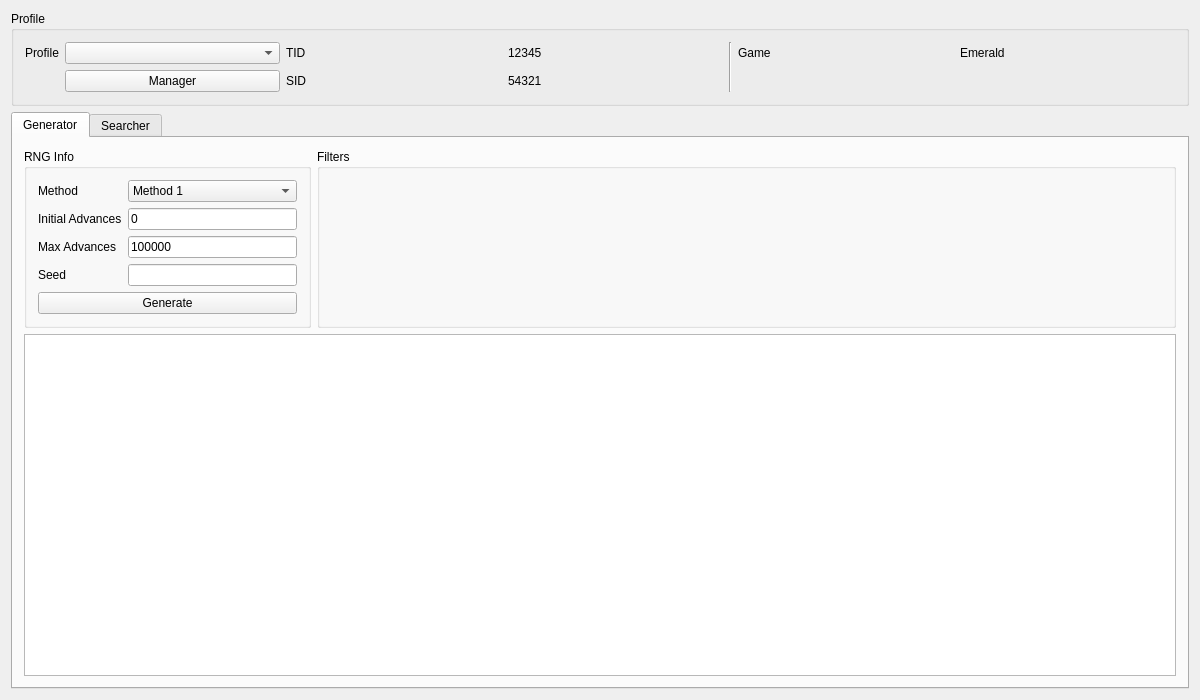
<?xml version="1.0" encoding="UTF-8"?>
<ui version="4.0">
 <class>Stationary3</class>
 <widget class="QWidget" name="Stationary3">
  <property name="geometry">
   <rect>
    <x>0</x>
    <y>0</y>
    <width>1200</width>
    <height>700</height>
   </rect>
  </property>
  <property name="minimumSize">
   <size>
    <width>1200</width>
    <height>700</height>
   </size>
  </property>
  <property name="windowTitle">
   <string>Gen 3 Stationary</string>
  </property>
  <property name="windowIcon">
   <iconset>
    <normaloff>:/pokefinder.ico</normaloff>:/pokefinder.ico</iconset>
  </property>
  <layout class="QGridLayout" name="gridLayout_7">
   <item row="0" column="0">
    <widget class="QGroupBox" name="groupBoxProfile">
     <property name="title">
      <string>Profile</string>
     </property>
     <layout class="QGridLayout" name="gridLayout_4">
      <item row="0" column="0">
       <widget class="QLabel" name="labelProfile">
        <property name="sizePolicy">
         <sizepolicy hsizetype="Fixed" vsizetype="Preferred">
          <horstretch>0</horstretch>
          <verstretch>0</verstretch>
         </sizepolicy>
        </property>
        <property name="text">
         <string>Profile</string>
        </property>
       </widget>
      </item>
      <item row="0" column="1">
       <widget class="QComboBox" name="comboBoxProfiles"/>
      </item>
      <item row="0" column="2">
       <widget class="QLabel" name="labelProfileTID">
        <property name="text">
         <string>TID</string>
        </property>
       </widget>
      </item>
      <item row="0" column="3">
       <widget class="QLabel" name="labelProfileTIDValue">
        <property name="text">
         <string notr="true">12345</string>
        </property>
       </widget>
      </item>
      <item row="0" column="4" rowspan="2">
       <widget class="Line" name="line">
        <property name="orientation">
         <enum>Qt::Vertical</enum>
        </property>
       </widget>
      </item>
      <item row="0" column="5">
       <widget class="QLabel" name="labelProfileGame">
        <property name="text">
         <string>Game</string>
        </property>
       </widget>
      </item>
      <item row="0" column="6">
       <widget class="QLabel" name="labelProfileGameValue">
        <property name="text">
         <string>Emerald</string>
        </property>
       </widget>
      </item>
      <item row="1" column="1">
       <widget class="QPushButton" name="pushButtonProfileManager">
        <property name="text">
         <string>Manager</string>
        </property>
       </widget>
      </item>
      <item row="1" column="2">
       <widget class="QLabel" name="labelProfileSID">
        <property name="text">
         <string>SID</string>
        </property>
       </widget>
      </item>
      <item row="1" column="3">
       <widget class="QLabel" name="labelProfileSIDValue">
        <property name="text">
         <string notr="true">54321</string>
        </property>
       </widget>
      </item>
     </layout>
    </widget>
   </item>
   <item row="1" column="0">
    <widget class="QTabWidget" name="tabRNGSelector">
     <widget class="QWidget" name="tabStationary">
      <attribute name="title">
       <string>Generator</string>
      </attribute>
      <layout class="QGridLayout" name="gridLayout_5">
       <item row="0" column="0">
        <widget class="QGroupBox" name="groupBoxGeneratorRNGInfo">
         <property name="sizePolicy">
          <sizepolicy hsizetype="Preferred" vsizetype="Preferred">
           <horstretch>1</horstretch>
           <verstretch>0</verstretch>
          </sizepolicy>
         </property>
         <property name="title">
          <string>RNG Info</string>
         </property>
         <layout class="QGridLayout" name="gridLayout_6">
          <item row="1" column="0">
           <widget class="QLabel" name="labelGeneratorInitialAdvances">
            <property name="sizePolicy">
             <sizepolicy hsizetype="Fixed" vsizetype="Preferred">
              <horstretch>0</horstretch>
              <verstretch>0</verstretch>
             </sizepolicy>
            </property>
            <property name="text">
             <string>Initial Advances</string>
            </property>
           </widget>
          </item>
          <item row="1" column="1">
           <widget class="TextBox" name="textBoxGeneratorInitialAdvances">
            <property name="inputMask">
             <string/>
            </property>
            <property name="text">
             <string notr="true">0</string>
            </property>
            <property name="maxLength">
             <number>10</number>
            </property>
           </widget>
          </item>
          <item row="4" column="0" colspan="2">
           <widget class="QPushButton" name="pushButtonGenerate">
            <property name="enabled">
             <bool>true</bool>
            </property>
            <property name="text">
             <string>Generate</string>
            </property>
            <property name="checkable">
             <bool>false</bool>
            </property>
            <property name="autoDefault">
             <bool>false</bool>
            </property>
           </widget>
          </item>
          <item row="3" column="0">
           <widget class="QLabel" name="labelGeneratorSeed">
            <property name="sizePolicy">
             <sizepolicy hsizetype="Fixed" vsizetype="Preferred">
              <horstretch>0</horstretch>
              <verstretch>0</verstretch>
             </sizepolicy>
            </property>
            <property name="text">
             <string>Seed</string>
            </property>
           </widget>
          </item>
          <item row="0" column="0">
           <widget class="QLabel" name="labelGeneratorMethod">
            <property name="sizePolicy">
             <sizepolicy hsizetype="Fixed" vsizetype="Preferred">
              <horstretch>0</horstretch>
              <verstretch>0</verstretch>
             </sizepolicy>
            </property>
            <property name="text">
             <string>Method</string>
            </property>
           </widget>
          </item>
          <item row="2" column="0">
           <widget class="QLabel" name="labelGeneratorMaxAdvances">
            <property name="sizePolicy">
             <sizepolicy hsizetype="Fixed" vsizetype="Preferred">
              <horstretch>0</horstretch>
              <verstretch>0</verstretch>
             </sizepolicy>
            </property>
            <property name="text">
             <string>Max Advances</string>
            </property>
           </widget>
          </item>
          <item row="3" column="1">
           <widget class="TextBox" name="textBoxGeneratorSeed">
            <property name="inputMask">
             <string/>
            </property>
            <property name="text">
             <string/>
            </property>
            <property name="maxLength">
             <number>8</number>
            </property>
            <property name="cursorPosition">
             <number>0</number>
            </property>
            <property name="alignment">
             <set>Qt::AlignCenter</set>
            </property>
            <property name="clearButtonEnabled">
             <bool>false</bool>
            </property>
           </widget>
          </item>
          <item row="2" column="1">
           <widget class="TextBox" name="textBoxGeneratorMaxAdvances">
            <property name="inputMask">
             <string/>
            </property>
            <property name="text">
             <string notr="true">100000</string>
            </property>
            <property name="maxLength">
             <number>10</number>
            </property>
           </widget>
          </item>
          <item row="0" column="1">
           <widget class="ComboBox" name="comboBoxGeneratorMethod">
            <property name="layoutDirection">
             <enum>Qt::LeftToRight</enum>
            </property>
            <property name="editable">
             <bool>false</bool>
            </property>
            <property name="frame">
             <bool>true</bool>
            </property>
            <item>
             <property name="text">
              <string>Method 1</string>
             </property>
            </item>
            <item>
             <property name="text">
              <string>Method 1 Reverse</string>
             </property>
            </item>
            <item>
             <property name="text">
              <string>Method 2</string>
             </property>
            </item>
            <item>
             <property name="text">
              <string>Method 4</string>
             </property>
            </item>
           </widget>
          </item>
         </layout>
        </widget>
       </item>
       <item row="0" column="1">
        <widget class="QGroupBox" name="groupBoxGeneratorFilters">
         <property name="sizePolicy">
          <sizepolicy hsizetype="Preferred" vsizetype="Preferred">
           <horstretch>3</horstretch>
           <verstretch>0</verstretch>
          </sizepolicy>
         </property>
         <property name="title">
          <string>Filters</string>
         </property>
         <layout class="QGridLayout" name="gridLayout">
          <item row="0" column="0" rowspan="2">
           <widget class="Filter" name="filterGenerator" native="true"/>
          </item>
         </layout>
        </widget>
       </item>
       <item row="1" column="0" colspan="2">
        <widget class="TableView" name="tableViewGenerator">
         <property name="contextMenuPolicy">
          <enum>Qt::CustomContextMenu</enum>
         </property>
         <property name="editTriggers">
          <set>QAbstractItemView::NoEditTriggers</set>
         </property>
         <property name="sortingEnabled">
          <bool>false</bool>
         </property>
         <attribute name="horizontalHeaderDefaultSectionSize">
          <number>100</number>
         </attribute>
         <attribute name="verticalHeaderVisible">
          <bool>false</bool>
         </attribute>
         <attribute name="verticalHeaderMinimumSectionSize">
          <number>20</number>
         </attribute>
         <attribute name="verticalHeaderDefaultSectionSize">
          <number>21</number>
         </attribute>
        </widget>
       </item>
      </layout>
     </widget>
     <widget class="QWidget" name="tabSpreadSearcher">
      <attribute name="title">
       <string>Searcher</string>
      </attribute>
      <layout class="QGridLayout" name="gridLayout_9">
       <item row="0" column="1">
        <widget class="QGroupBox" name="groupBoxSearcherFilters">
         <property name="sizePolicy">
          <sizepolicy hsizetype="Preferred" vsizetype="Preferred">
           <horstretch>3</horstretch>
           <verstretch>0</verstretch>
          </sizepolicy>
         </property>
         <property name="title">
          <string>Filters</string>
         </property>
         <layout class="QGridLayout" name="gridLayout_3">
          <item row="0" column="0" rowspan="2">
           <widget class="Filter" name="filterSearcher" native="true"/>
          </item>
         </layout>
        </widget>
       </item>
       <item row="2" column="0" colspan="2">
        <widget class="TableView" name="tableViewSearcher">
         <property name="contextMenuPolicy">
          <enum>Qt::CustomContextMenu</enum>
         </property>
         <property name="editTriggers">
          <set>QAbstractItemView::NoEditTriggers</set>
         </property>
         <property name="sortingEnabled">
          <bool>true</bool>
         </property>
         <attribute name="horizontalHeaderDefaultSectionSize">
          <number>100</number>
         </attribute>
         <attribute name="verticalHeaderVisible">
          <bool>false</bool>
         </attribute>
         <attribute name="verticalHeaderMinimumSectionSize">
          <number>20</number>
         </attribute>
         <attribute name="verticalHeaderDefaultSectionSize">
          <number>21</number>
         </attribute>
        </widget>
       </item>
       <item row="0" column="0">
        <widget class="QGroupBox" name="groupBoxSearcherRNGInfo">
         <property name="sizePolicy">
          <sizepolicy hsizetype="Preferred" vsizetype="Preferred">
           <horstretch>1</horstretch>
           <verstretch>0</verstretch>
          </sizepolicy>
         </property>
         <property name="title">
          <string>RNG Info</string>
         </property>
         <layout class="QGridLayout" name="gridLayout_8">
          <item row="0" column="0">
           <layout class="QGridLayout" name="gridLayout_2">
            <item row="0" column="0">
             <widget class="QLabel" name="labelSearcherMethod">
              <property name="text">
               <string>Method</string>
              </property>
             </widget>
            </item>
            <item row="1" column="0">
             <widget class="QPushButton" name="pushButtonSearch">
              <property name="enabled">
               <bool>true</bool>
              </property>
              <property name="text">
               <string>Search</string>
              </property>
              <property name="checkable">
               <bool>false</bool>
              </property>
              <property name="autoDefault">
               <bool>false</bool>
              </property>
             </widget>
            </item>
            <item row="1" column="1">
             <widget class="QPushButton" name="pushButtonCancel">
              <property name="enabled">
               <bool>false</bool>
              </property>
              <property name="text">
               <string>Cancel</string>
              </property>
             </widget>
            </item>
            <item row="0" column="1">
             <widget class="ComboBox" name="comboBoxSearcherMethod">
              <property name="layoutDirection">
               <enum>Qt::LeftToRight</enum>
              </property>
              <property name="editable">
               <bool>false</bool>
              </property>
              <property name="frame">
               <bool>true</bool>
              </property>
              <item>
               <property name="text">
                <string>Method 1</string>
               </property>
              </item>
              <item>
               <property name="text">
                <string>Method 1 Reverse</string>
               </property>
              </item>
              <item>
               <property name="text">
                <string>Method 2</string>
               </property>
              </item>
              <item>
               <property name="text">
                <string>Method 4</string>
               </property>
              </item>
             </widget>
            </item>
           </layout>
          </item>
         </layout>
        </widget>
       </item>
       <item row="1" column="0" colspan="2">
        <widget class="QProgressBar" name="progressBar">
         <property name="value">
          <number>0</number>
         </property>
        </widget>
       </item>
      </layout>
     </widget>
    </widget>
   </item>
  </layout>
 </widget>
 <layoutdefault spacing="6" margin="11"/>
 <customwidgets>
  <customwidget>
   <class>TextBox</class>
   <extends>QLineEdit</extends>
   <header>Forms/Controls/TextBox.hpp</header>
  </customwidget>
  <customwidget>
   <class>ComboBox</class>
   <extends>QComboBox</extends>
   <header>Forms/Controls/ComboBox.hpp</header>
  </customwidget>
  <customwidget>
   <class>TableView</class>
   <extends>QTableView</extends>
   <header>Forms/Controls/TableView.hpp</header>
  </customwidget>
  <customwidget>
   <class>Filter</class>
   <extends>QWidget</extends>
   <header>Forms/Controls/Filter.hpp</header>
   <container>1</container>
  </customwidget>
 </customwidgets>
 <tabstops>
  <tabstop>comboBoxProfiles</tabstop>
  <tabstop>pushButtonProfileManager</tabstop>
  <tabstop>tabRNGSelector</tabstop>
  <tabstop>comboBoxGeneratorMethod</tabstop>
  <tabstop>textBoxGeneratorInitialAdvances</tabstop>
  <tabstop>textBoxGeneratorMaxAdvances</tabstop>
  <tabstop>textBoxGeneratorSeed</tabstop>
  <tabstop>pushButtonGenerate</tabstop>
  <tabstop>tableViewGenerator</tabstop>
  <tabstop>comboBoxSearcherMethod</tabstop>
  <tabstop>pushButtonSearch</tabstop>
  <tabstop>pushButtonCancel</tabstop>
  <tabstop>tableViewSearcher</tabstop>
 </tabstops>
 <resources/>
 <connections/>
</ui>
